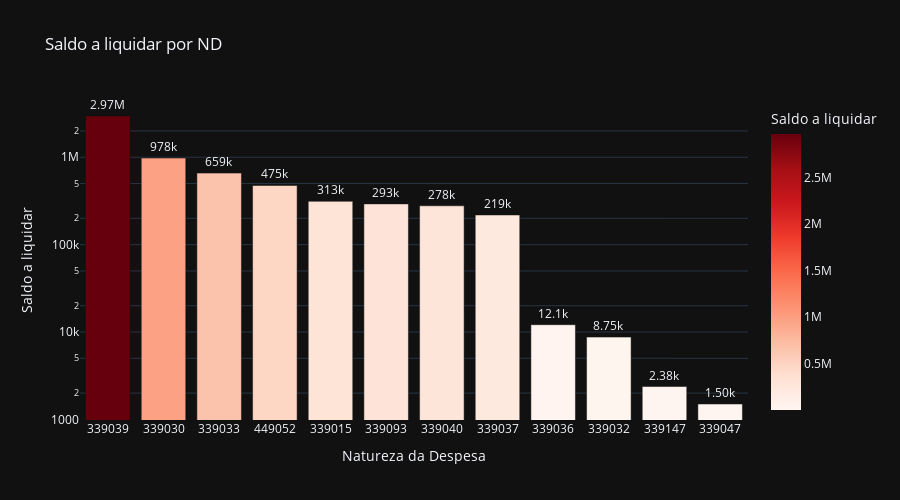

Source (notebook cell):
### Code cell
# Saldo a liquidar por ND
cols = ['ND', 'A_LIQUIDAR']

df_aux = df.loc[:, cols].groupby('ND').sum().sort_values(by= 'A_LIQUIDAR', ascending=False).reset_index()
df_aux = df_aux[df_aux['A_LIQUIDAR'] > 0]
fig = px.bar(df_aux, 
             x='ND', 
             y='A_LIQUIDAR',
             title='Saldo a liquidar por ND',
             labels={'ND':'Natureza da Despesa', 'A_LIQUIDAR':'Saldo a liquidar'},
             text_auto='.3s',
             height=500,
             log_y=True,
             color='A_LIQUIDAR',
             color_continuous_scale = 'reds',
             template='plotly_dark')
fig.update_traces(textposition = 'outside', cliponaxis = False, hovertemplate=None)
fig.update_layout(hovermode="x unified")

fig.show()

### Figure 1 — Plotly figure (JSON) as saved in the notebook; plotly's stock layout.template omitted (floating-point values rounded to 4 significant figures)
{"data": [{"alignmentgroup": "True", "cliponaxis": false, "legendgroup": "", "marker": {"color": [2966000.0, 978500.0, 658700.0, 475300.0, 313200.0, 292700.0, 278200.0, 218500.0, 12120.0, 8746.0, 2378.0, 1501.0], "coloraxis": "coloraxis", "pattern": {"shape": ""}}, "name": "", "offsetgroup": "", "orientation": "v", "showlegend": false, "textposition": "outside", "texttemplate": "%{y:.3s}", "type": "bar", "x": ["339039", "339030", "339033", "449052", "339015", "339093", "339040", "339037", "339036", "339032", "339147", "339047"], "xaxis": "x", "y": [2966000.0, 978500.0, 658700.0, 475300.0, 313200.0, 292700.0, 278200.0, 218500.0, 12120.0, 8746.0, 2378.0, 1501.0], "yaxis": "y"}], "layout": {"barmode": "relative", "coloraxis": {"colorbar": {"title": {"text": "Saldo a liquidar"}}, "colorscale": [[0, "rgb(255,245,240)"], [0.125, "rgb(254,224,210)"], [0.25, "rgb(252,187,161)"], [0.375, "rgb(252,146,114)"], [0.5, "rgb(251,106,74)"], [0.625, "rgb(239,59,44)"], [0.75, "rgb(203,24,29)"], [0.875, "rgb(165,15,21)"], [1, "rgb(103,0,13)"]]}, "height": 500, "hovermode": "x unified", "legend": {"tracegroupgap": 0}, "title": {"text": "Saldo a liquidar por ND"}, "xaxis": {"anchor": "y", "domain": [0, 1], "title": {"text": "Natureza da Despesa"}}, "yaxis": {"anchor": "x", "domain": [0, 1], "title": {"text": "Saldo a liquidar"}, "type": "log"}}}
